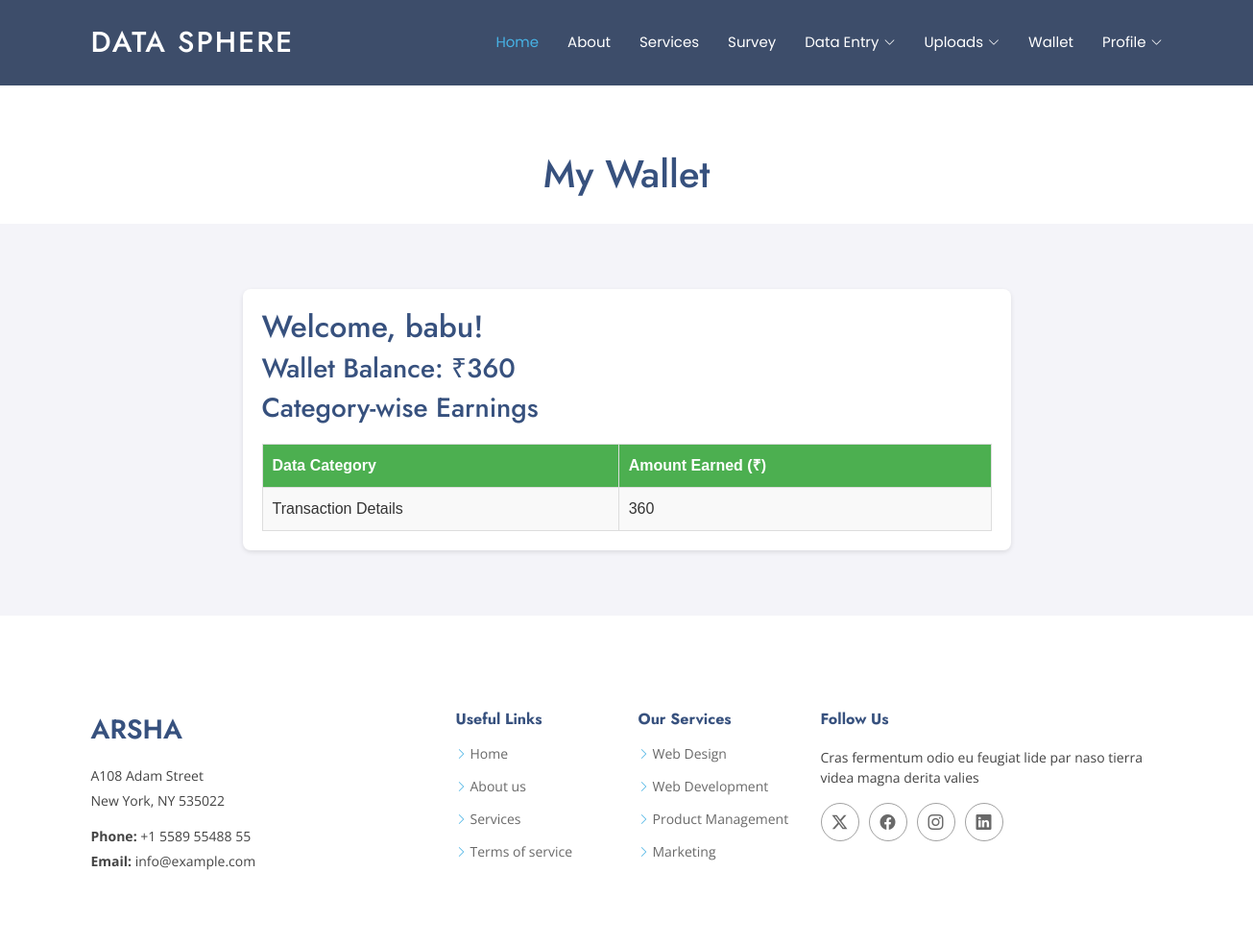
The app's page /user_wallet_view/ (signed in), older data.
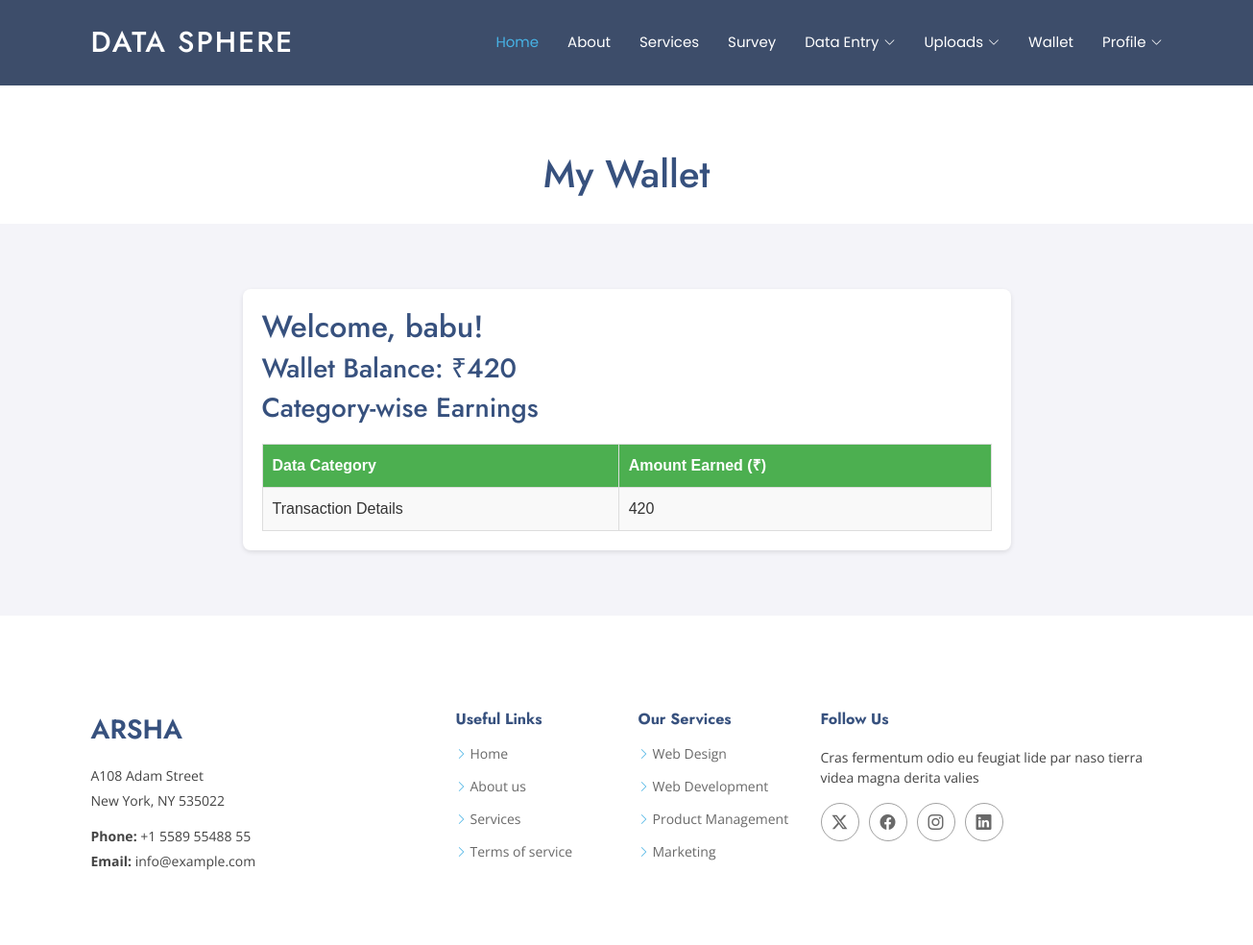
The same page, newer data.
### Dataapp/models.py (models this page shows, shortened)
class UserWallet(models.Model):
    user = models.ForeignKey(User, on_delete=models.CASCADE)
    balance = models.IntegerField(default=0)

class buss_data_request(models.Model):
    data_category = models.CharField(max_length=100)
    table_column = models.CharField(max_length=100, blank=True, null=True)
    table_value = models.CharField(max_length=100, blank=True, null=True)
    no_of_row = models.IntegerField()
    cancel_status = models.IntegerField(default=0)
    accept_status = models.IntegerField(default=0)
    current_date = models.DateField(default=now)
    login = models.ForeignKey(Bussines, on_delete=models.CASCADE)
    payment_status = models.IntegerField(default=0)

class User(models.Model):
    name=models.CharField(max_length=100)
    contact_no=models.CharField(max_length=10)
    gender=models.CharField(max_length=10)
    uniq= models.CharField(max_length=20, unique=True, editable=False)
    login=models.ForeignKey(Login,on_delete=models.CASCADE)
    state = models.CharField(max_length=100, null=True, blank=True)
    city = models.CharField(max_length=100, null=True, blank=True)
    country = models.CharField(max_length=100, null=True, blank=True)
    dob = models.DateField(null=True, blank=True)

### Dataapp/views.py (the view)
# urls.py: path('user_wallet_view/', views.user_wallet_view, name='user_wallet_view'),
def user_wallet_view(request):
    log = request.session['user_id']
    log_instance = get_object_or_404(Login, id=log)
    login_user = get_object_or_404(User, login=log_instance)
    user_wallet, created = UserWallet.objects.get_or_create(user=login_user, defaults={'balance': 0})
    user_transfers = data_transfer.objects.all()
    category_earnings = {}
    for transfer in user_transfers:
        if not transfer.content_type:
            continue
        content_model = transfer.content_type.model_class()
        try:
            obj = content_model.objects.get(id=transfer.object_id)
            if obj.login == login_user:
                category = transfer.data_request.data_category
                rate_obj = data_rate.objects.filter(data_category=category).first()
                if rate_obj:
                    if category not in category_earnings:
                        category_earnings[category] = 0
                    category_earnings[category] += rate_obj.amount
        except content_model.DoesNotExist:
            continue
    return render(request, 'user/wallet_view.html', {
        'user_wallet': user_wallet,
        'user': login_user,
        'category_earnings': category_earnings,
    })

### Dataapp/templates/user/wallet_view.html (shortened to what this page needs)
{% extends "user/user_header.html" %}
{% load static %}
{% block content %}
{% load static %}
<!DOCTYPE html>
<html>
<head>
</head>
<body>
    <br><br>
    <div class="wallet-container">
        <header class="wallet-header">
            <h1>My Wallet</h1>
        </header>
        <br><br>
        <div class="wallet-box">
            <h2>Welcome, {{ user_wallet.user.name }}!</h2>
            <h3>Wallet Balance: ₹{{ user_wallet.balance }}</h3>
            <h3>Category-wise Earnings</h3>
            <table class="wallet-table">
                <tr>
                    <th>Data Category</th>
                    <th>Amount Earned (₹)</th>
                </tr>
                {% for category, amount in category_earnings.items %}
                <tr>
                    <td>{{ category }}</td>
                    <td>{{ amount }}</td>
                </tr>
                {% empty %}
                <tr>
                    <td colspan="2" class="no-earnings">No earnings yet.</td>
                </tr>
                {% endfor %}
            </table>
        </div>
        <br><br>
    </div>
</body>
</html>
{% endblock %}

Row changes from the older to the newer data that the page shows:
changed UserWallet "babu": balance "360" → "420"
Text that changed along with them:
new list line: "Transaction Details"
new list line: "420"
list line gone: "Transaction Details"
list line gone: "360"
